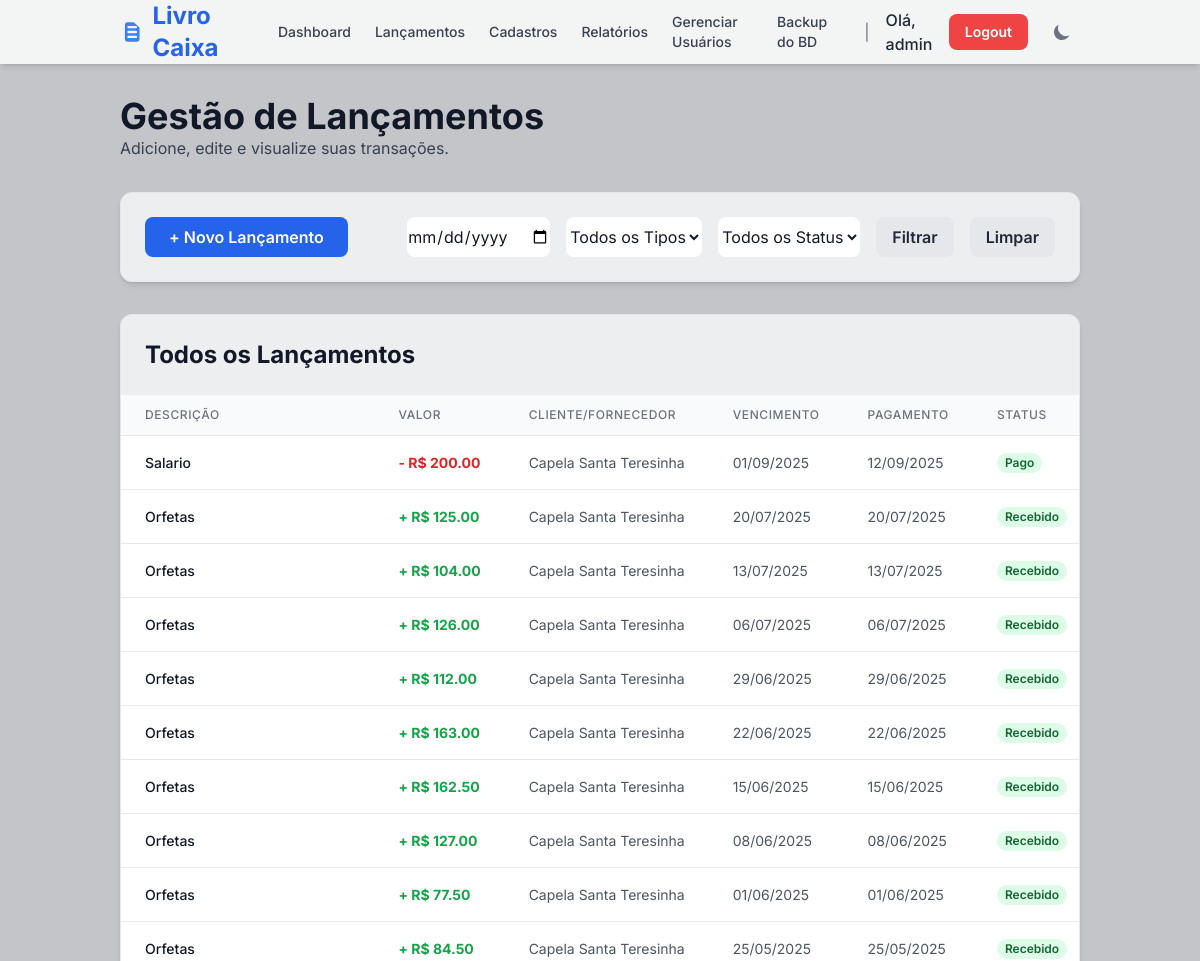
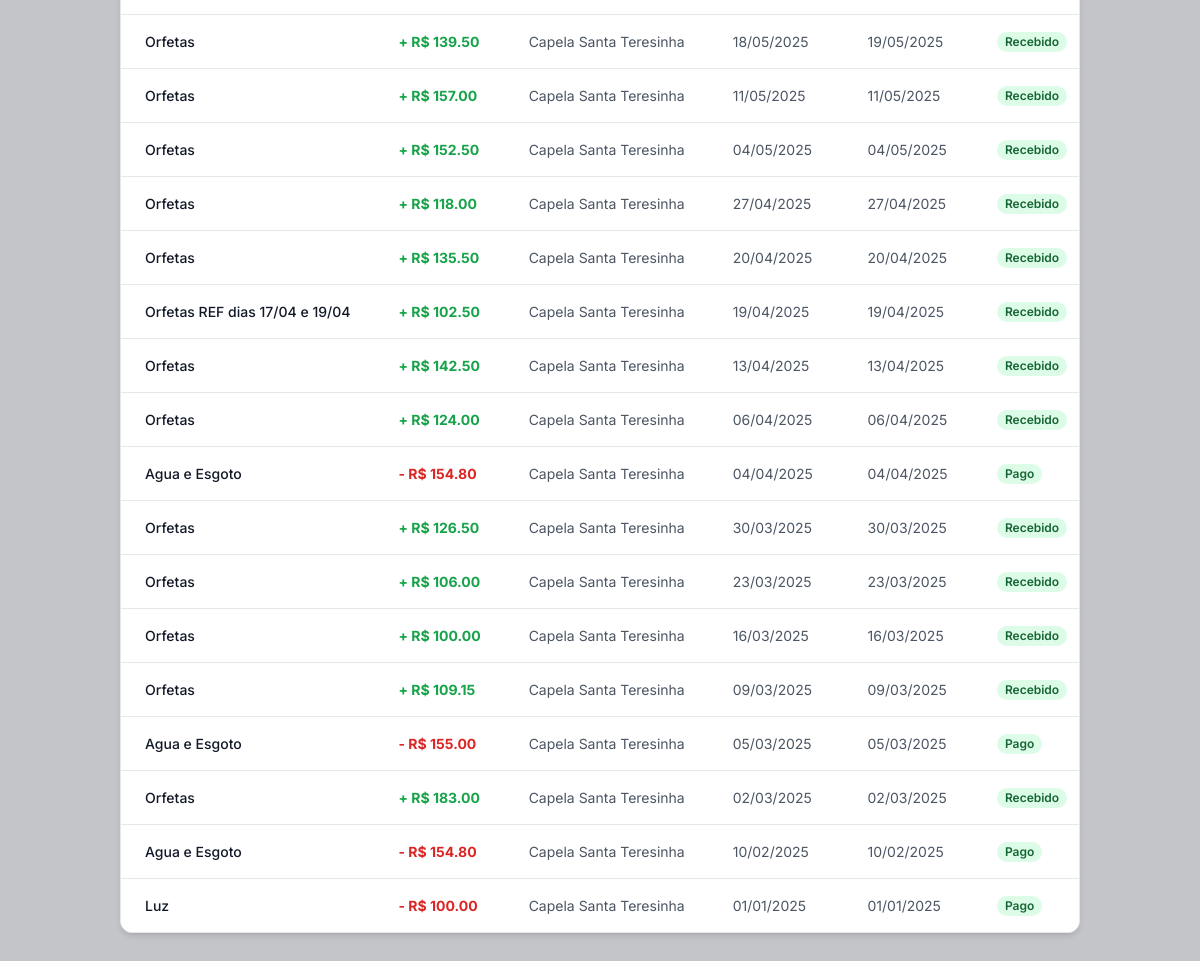
Page /lancamentos (signed in) on the committed database (2 pictures, top to bottom).
### tables this page shows
CREATE TABLE transactions (
    id INTEGER PRIMARY KEY AUTOINCREMENT,
    user_id INTEGER NOT NULL,
    description TEXT NOT NULL,
    amount REAL NOT NULL,
    type TEXT NOT NULL, -- 'receita' ou 'despesa'
    category TEXT NOT NULL,
    date TEXT, -- Data do pagamento/recebimento
    due_date TEXT NOT NULL, -- Data de vencimento
    status TEXT NOT NULL, -- 'pago', 'recebido', 'pendente'
    client_supplier TEXT,
    FOREIGN KEY (user_id) REFERENCES users (id)
);

### app.py (the view)
@app.route('/lancamentos')
@login_required
def lancamentos():
    db = get_db()
    user_id = session['user_id']
    transactions_from_db = db.execute(
        'SELECT * FROM transactions WHERE user_id = ? ORDER BY due_date DESC', (user_id,)
    ).fetchall()
    transactions = []
    for tx_row in transactions_from_db:
        tx_dict = dict(tx_row)
        tx_dict['date'] = parse_date(tx_dict['date'])
        tx_dict['due_date'] = parse_date(tx_dict['due_date'])
        transactions.append(tx_dict)
    categories_from_db = db.execute('SELECT name, category_group FROM categories WHERE user_id = ? ORDER BY category_group, name', (user_id,)).fetchall()
    categories_grouped = defaultdict(list)
    for cat in categories_from_db:
        categories_grouped[cat['category_group']].append(cat['name'])
    clients = db.execute('SELECT name FROM clients WHERE user_id = ? ORDER BY name', (user_id,)).fetchall()
    suppliers = db.execute('SELECT name FROM suppliers WHERE user_id = ? ORDER BY name', (user_id,)).fetchall()
    return render_template(
        'lancamentos.html',
        transactions=transactions,
        today_date=datetime.now().strftime('%Y-%m-%d'),
        categories_grouped=categories_grouped,
        clients=clients,
        suppliers=suppliers
    )

### app.py (called while the page is built)
def get_db():
    db = getattr(g, '_database', None)
    if db is None:
        db = g._database = sqlite3.connect(DATABASE)
        db.row_factory = sqlite3.Row
    return db

@app.teardown_appcontext
def close_connection(exception):
    db = getattr(g, '_database', None)
    if db is not None:
        db.close()

def parse_date(date_val):
    if isinstance(date_val, datetime): return date_val
    if not date_val or not isinstance(date_val, str): return None
    try: return datetime.strptime(date_val, '%Y-%m-%d')
    except (ValueError, TypeError): return None

def login_required(f):
    @wraps(f)
    def decorated_function(*args, **kwargs):
        if 'user_id' not in session:
            flash("Por favor, faça login para acessar esta página.", "warning")
            return redirect(url_for('login'))
        if session['username'] not in [row['username'] for row in get_db().execute('SELECT username FROM users').fetchall()]:
            flash("Sua sessão é inválida. Por favor, faça login novamente.", "danger")
            session.clear()
            return redirect(url_for('login'))
        return f(*args, **kwargs)
    return decorated_function

### templates/lancamentos.html (shortened to what this page needs)
{% extends "layout.html" %}
{% block content %}
<header class="mb-8">
    <h1 class="text-4xl font-bold text-gray-900 dark:text-gray-100">Gestão de Lançamentos</h1>
    <p class="text-gray-700 dark:text-gray-300">Adicione, edite e visualize suas transações.</p>
</header>
<section class="bg-white/70 dark:bg-gray-800/70 backdrop-blur-sm p-6 rounded-xl shadow-md mb-8 border border-gray-200 dark:border-gray-700">
    <div class="flex flex-col md:flex-row justify-between items-center gap-4">
        <div class="flex gap-4">
            <button onclick="openModal('addTransactionModal')" class="w-full md:w-auto bg-blue-600 text-white font-semibold py-2 px-6 rounded-lg hover:bg-blue-700 transition duration-300">
                + Novo Lançamento
            </button>
        </div>
        <form method="get" action="/lancamentos" class="flex flex-col md:flex-row gap-4 w-full md:w-auto">
            <input type="date" name="filter_date" value="{{ request.args.get('filter_date', '') }}" class="border-gray-300 dark:border-gray-600 rounded-lg focus:ring-blue-500 focus:border-blue-500 bg-white dark:bg-gray-700 text-gray-900 dark:text-white">
            <select name="filter_type" class="border-gray-300 dark:border-gray-600 rounded-lg focus:ring-blue-500 focus:border-blue-500 bg-white dark:bg-gray-700 text-gray-900 dark:text-white">
                <option value="">Todos os Tipos</option>
            </select>
            <select name="filter_status" class="border-gray-300 dark:border-gray-600 rounded-lg focus:ring-blue-500 focus:border-blue-500 bg-white dark:bg-gray-700 text-gray-900 dark:text-white">
                <option value="">Todos os Status</option>
            </select>
            <button type="submit" class="bg-gray-200 dark:bg-gray-600 text-gray-800 dark:text-gray-200 font-semibold py-2 px-4 rounded-lg hover:bg-gray-300 dark:hover:bg-gray-500 transition">Filtrar</button>
            <a href="/lancamentos" class="bg-gray-200 dark:bg-gray-600 text-gray-800 dark:text-gray-200 text-center font-semibold py-2 px-4 rounded-lg hover:bg-gray-300 dark:hover:bg-gray-500 transition">Limpar</a>
        </form>
    </div>
</section>
<section id="transactions" class="bg-white/70 dark:bg-gray-800/70 backdrop-blur-sm rounded-xl shadow-md border border-gray-200 dark:border-gray-700 overflow-hidden">
    <div class="p-6">
        <h2 class="text-2xl font-bold text-gray-900 dark:text-gray-100">Todos os Lançamentos</h2>
    </div>
    <div class="overflow-x-auto">
        <table class="min-w-full divide-y divide-gray-200 dark:divide-gray-700">
            <thead class="bg-gray-50 dark:bg-gray-700/50">
                <tr>
                    <th class="px-6 py-3 text-left text-xs font-medium text-gray-500 dark:text-gray-300 uppercase tracking-wider">Descrição</th>
                    <th class="px-6 py-3 text-left text-xs font-medium text-gray-500 dark:text-gray-300 uppercase tracking-wider">Valor</th>
                    <th class="px-6 py-3 text-left text-xs font-medium text-gray-500 dark:text-gray-300 uppercase tracking-wider">Cliente/Fornecedor</th>
                    <th class="px-6 py-3 text-left text-xs font-medium text-gray-500 dark:text-gray-300 uppercase tracking-wider">Vencimento</th>
                    <th class="px-6 py-3 text-left text-xs font-medium text-gray-500 dark:text-gray-300 uppercase tracking-wider">Pagamento</th>
                    <th class="px-6 py-3 text-left text-xs font-medium text-gray-500 dark:text-gray-300 uppercase tracking-wider">Status</th>
                </tr>
            </thead>
            <tbody class="bg-white dark:bg-gray-800 divide-y divide-gray-200 dark:divide-gray-700">
                {% for tx in transactions %}
                <tr>
                    <td class="px-6 py-4 whitespace-nowrap text-sm font-medium text-gray-900 dark:text-gray-100">{{ tx['description'] }}</td>
                    <td class="px-6 py-4 whitespace-nowrap text-sm font-bold {{ 'text-green-600 dark:text-green-400' if tx['type'] == 'receita' else 'text-red-600 dark:text-red-400' }}">
                        {{ '+ ' if tx['type'] == 'receita' else '- ' }}R$ {{ "%.2f"|format(tx['amount']) }}
                    </td>
                    <td class="px-6 py-4 whitespace-nowrap text-sm text-gray-600 dark:text-gray-400">{{ tx['client_supplier'] or '---' }}</td>
                    <td class="px-6 py-4 whitespace-nowrap text-sm text-gray-600 dark:text-gray-400">{{ tx['due_date'].strftime('%d/%m/%Y') if tx['due_date'] else 'N/A' }}</td>
                    <td class="px-6 py-4 whitespace-nowrap text-sm text-gray-600 dark:text-gray-400">{{ tx['date'].strftime('%d/%m/%Y') if tx['date'] else '---' }}</td>
                    <td class="px-6 py-4 whitespace-nowrap text-sm">
                        <span class="px-2 inline-flex text-xs leading-5 font-semibold rounded-full
                            {{ 'bg-green-100 text-green-800 dark:bg-green-900 dark:text-green-200' if tx['status'] in ['pago', 'recebido'] else 'bg-yellow-100 text-yellow-800 dark:bg-yellow-900 dark:text-yellow-200' }}">
                            {{ tx['status']|capitalize }}
                        </span>
                    </td>
                </tr>
                {% else %}
                <tr>
                    <td colspan="7" class="px-6 py-12 text-center text-gray-500 dark:text-gray-400">Nenhuma transação encontrada.</td>
                </tr>
                {% endfor %}
            </tbody>
        </table>
    </div>
</section>
{% endblock %}

### templates/layout.html (style rules this page uses)
body { font-family: 'Inter', sans-serif; }
.light-theme-bg { background-image: linear-gradient(rgba(0, 0, 0, 0.15), rgba(0, 0, 0, 0.15)), url('https://t4.ftcdn.net/jpg/10/84/01/67/360_F_1084016717_WKvxIu5devPI2Pbt7BzKawvllgcO9buZ.jpg'); background-size: cover; background-position: center; background-attachment: fixed; }

### rows in the picture
transactions: description "Salario", type "-", amount "200.00", client_supplier "Capela Santa Teresinha", due_date "01/09/2025", date "12/09/2025", status "Pago"
transactions: description "Orfetas", type "+", amount "125.00", client_supplier "Capela Santa Teresinha", due_date "20/07/2025", date "20/07/2025", status "Recebido"
transactions: description "Orfetas", type "+", amount "104.00", client_supplier "Capela Santa Teresinha", due_date "13/07/2025", date "13/07/2025", status "Recebido"
transactions: description "Orfetas", type "+", amount "126.00", client_supplier "Capela Santa Teresinha", due_date "06/07/2025", date "06/07/2025", status "Recebido"
transactions: description "Orfetas", type "+", amount "112.00", client_supplier "Capela Santa Teresinha", due_date "29/06/2025", date "29/06/2025", status "Recebido"
transactions: description "Orfetas", type "+", amount "163.00", client_supplier "Capela Santa Teresinha", due_date "22/06/2025", date "22/06/2025", status "Recebido"
transactions: description "Orfetas", type "+", amount "162.50", client_supplier "Capela Santa Teresinha", due_date "15/06/2025", date "15/06/2025", status "Recebido"
transactions: description "Orfetas", type "+", amount "127.00", client_supplier "Capela Santa Teresinha", due_date "08/06/2025", date "08/06/2025", status "Recebido"
transactions: description "Orfetas", type "+", amount "77.50", client_supplier "Capela Santa Teresinha", due_date "01/06/2025", date "01/06/2025", status "Recebido"
transactions: description "Orfetas", type "+", amount "84.50", client_supplier "Capela Santa Teresinha", due_date "25/05/2025", date "25/05/2025", status "Recebido"
transactions: description "Orfetas", type "+", amount "139.50", client_supplier "Capela Santa Teresinha", due_date "18/05/2025", date "19/05/2025", status "Recebido"
transactions: description "Orfetas", type "+", amount "157.00", client_supplier "Capela Santa Teresinha", due_date "11/05/2025", date "11/05/2025", status "Recebido"
transactions: description "Orfetas", type "+", amount "152.50", client_supplier "Capela Santa Teresinha", due_date "04/05/2025", date "04/05/2025", status "Recebido"
transactions: description "Orfetas", type "+", amount "118.00", client_supplier "Capela Santa Teresinha", due_date "27/04/2025", date "27/04/2025", status "Recebido"
transactions: description "Orfetas", type "+", amount "135.50", client_supplier "Capela Santa Teresinha", due_date "20/04/2025", date "20/04/2025", status "Recebido"
transactions: description "Orfetas REF dias 17/04 e 19/04", type "+", amount "102.50", client_supplier "Capela Santa Teresinha", due_date "19/04/2025", date "19/04/2025", status "Recebido"
transactions: description "Orfetas", type "+", amount "142.50", client_supplier "Capela Santa Teresinha", due_date "13/04/2025", date "13/04/2025", status "Recebido"
transactions: description "Orfetas", type "+", amount "124.00", client_supplier "Capela Santa Teresinha", due_date "06/04/2025", date "06/04/2025", status "Recebido"
transactions: description "Agua e Esgoto", type "-", amount "154.80", client_supplier "Capela Santa Teresinha", due_date "04/04/2025", date "04/04/2025", status "Pago"
transactions: description "Orfetas", type "+", amount "126.50", client_supplier "Capela Santa Teresinha", due_date "30/03/2025", date "30/03/2025", status "Recebido"
transactions: description "Orfetas", type "+", amount "106.00", client_supplier "Capela Santa Teresinha", due_date "23/03/2025", date "23/03/2025", status "Recebido"
transactions: description "Orfetas", type "+", amount "100.00", client_supplier "Capela Santa Teresinha", due_date "16/03/2025", date "16/03/2025", status "Recebido"
transactions: description "Orfetas", type "+", amount "109.15", client_supplier "Capela Santa Teresinha", due_date "09/03/2025", date "09/03/2025", status "Recebido"
transactions: description "Agua e Esgoto", type "-", amount "155.00", client_supplier "Capela Santa Teresinha", due_date "05/03/2025", date "05/03/2025", status "Pago"
transactions: description "Orfetas", type "+", amount "183.00", client_supplier "Capela Santa Teresinha", due_date "02/03/2025", date "02/03/2025", status "Recebido"
transactions: description "Agua e Esgoto", type "-", amount "154.80", client_supplier "Capela Santa Teresinha", due_date "10/02/2025", date "10/02/2025", status "Pago"
transactions: description "Luz", type "-", amount "100.00", client_supplier "Capela Santa Teresinha", due_date "01/01/2025", date "01/01/2025", status "Pago"

### other values in the picture
{{ session.username }} "admin"
